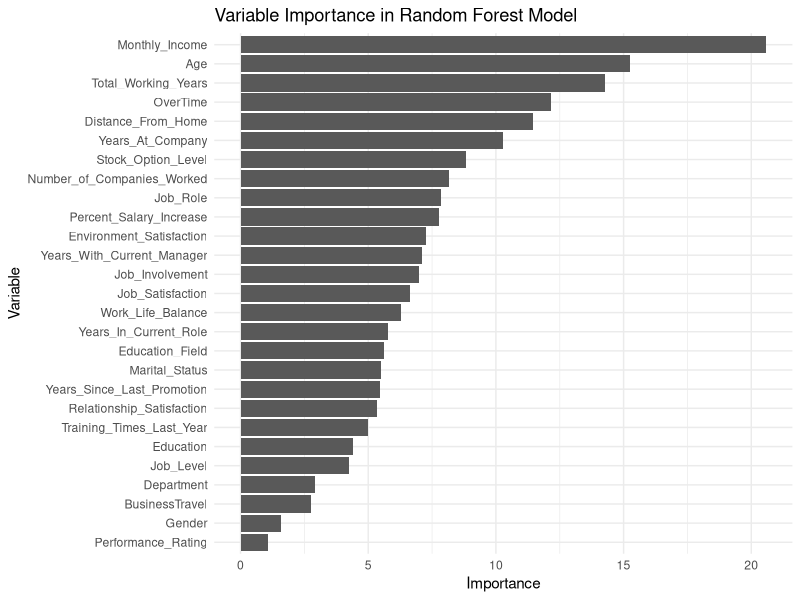
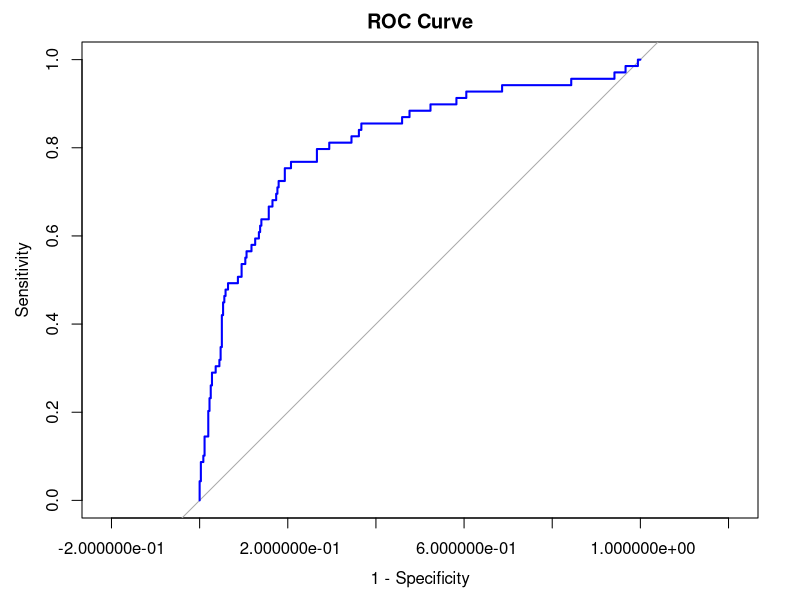

R code for these plots, in order:
## Employee Churn Prediction Model ##

library(caret)
library(ranger)
library(pROC)
library(ggplot2)
library(readxl)

#Random Forest using Ranger package on employee retention
#Load the data
dataset<- read_excel("Pharmaceutical Data.xlsx")
str(dataset)

#Remove irrelevant variables
dataset <- dataset[,-c(8,9,19,24)]

# Renaming columns to remove spaces and non-standard characters
names(dataset) <- gsub(" ", "_", names(dataset))
names(dataset) <- make.names(names(dataset))  # This will ensure all names are valid R variable names


# Convert character columns to factors
categorical_columns <- c("Leaving_the_company", "BusinessTravel", "Department", 
                         "Education_Field", "Gender", "Job_Role", 
                         "Marital_Status", "OverTime")

for (col in categorical_columns) {
  dataset[[col]] <- as.factor(dataset[[col]])
}


# Set the seed for reproducibility
set.seed(123)

# Split the data into training and testing sets
splitIndex <- createDataPartition(dataset$Leaving_the_company, p = .70, list = FALSE, times = 1)
trainData <- dataset[splitIndex, ]
testData  <- dataset[-splitIndex, ]

# Model fitting with ranger
rf_model <- ranger(
  formula         = Leaving_the_company ~ ., 
  data            = trainData, # Use trainData for training
  num.trees       = 280, 
  importance      = 'impurity', 
  classification  = TRUE,
  probability     = TRUE  # Enable probability prediction
)

# Variable Importance Visualization
var_importance <- importance(rf_model)
importance_df <- data.frame(
  Variable = names(var_importance),
  Importance = var_importance
)
importance_df <- importance_df[order(-importance_df$Importance), ]
ggplot(importance_df, aes(x = reorder(Variable, Importance), y = Importance)) +
  geom_bar(stat = "identity") +
  coord_flip() +
  theme_minimal() +
  xlab("Variable") +
  ylab("Importance") +
  ggtitle("Variable Importance in Random Forest Model")

### Model Tuning Step for 'mtry'
# Create a range of mtry values to explore
mtry_values <- round(seq(1, sqrt(ncol(trainData)), length.out = 8))
tuning_results <- data.frame(mtry = integer(), AUC = numeric())

for (mtry_val in mtry_values) {
  set.seed(123)
  # Fit the model with the current mtry value
  model <- ranger(
    formula = Leaving_the_company ~ ., 
    data = trainData, 
    num.trees = 500, 
    mtry = mtry_val, 
    importance = 'impurity',
    classification = TRUE,
    probability = TRUE
  )
  # Predict on the test set
  predictions <- predict(model, data = testData, type = "response")$predictions
  # Calculate AUC
  roc_res <- roc(response = as.factor(testData$Leaving_the_company), predictor = predictions[,2])
  auc_res <- auc(roc_res)
  tuning_results <- rbind(tuning_results, data.frame(mtry = mtry_val, AUC = auc_res))
}

# Determine the best 'mtry' value
best_mtry <- tuning_results[which.max(tuning_results$AUC), "mtry"]
print(best_mtry)

##########################################################
##########################################################
#Refit the model with the best_mtry

#class_weights <- c("No" = 1, "Yes" = 2)  # For example, weighting 'Yes' class three times more than 'No'

# Refit the model using the best mtry value obtained from tuning
refitted_rf_model <- ranger(
  formula = Leaving_the_company ~ ., 
  data = trainData,
  num.trees = 500,
  mtry = best_mtry, # Using the best mtry value from tuning
  importance = 'impurity',
  classification = TRUE,
  probability = TRUE # Ensuring probability estimation is enabled
  #class.weights = class_weights  # Applying the class weights
)

# Predicting with the refitted model
predictions_prob_refit <- predict(refitted_rf_model, data = testData)

# Accessing the predicted probabilities
probabilities_refit <- predictions_prob_refit$predictions

# Convert probabilities to factor predictions based on a threshold
predicted_classes <- ifelse(probabilities_refit[, "Yes"] > 0.3, "Yes", "No")
predicted_classes <- factor(predicted_classes, levels = c("No", "Yes"))

# Actual classes
actual_classes <- as.factor(testData$Leaving_the_company)

# Confusion Matrix
conf_mat <- confusionMatrix(predicted_classes, actual_classes)
print(conf_mat)


# Calculate AUC
roc_res <- roc(response = actual_classes, predictor = probabilities_refit[, "Yes"])
auc_res <- auc(roc_res)
print(auc_res)

# Plot ROC Curve
plot(roc_res, main = "ROC Curve", col = "blue", lwd = 2, legacy.axes = TRUE)


########################################################
#####################CROSS VALIDATION###################

set.seed(123) # For reproducibility

# Create 10-fold cross-validation indices
folds <- createFolds(dataset$Leaving_the_company, k = 10, list = TRUE, returnTrain = TRUE)

# Placeholder for each fold's AUC
auc_list <- numeric(length(folds))

for(i in seq_along(folds)) {
  # Splitting the data into training and testing sets based on folds
  train_indices <- folds[[i]]
  trainData <- dataset[train_indices, ]
  testData <- dataset[-train_indices, ]
  
  # Train the model
  rf_model <- ranger(
    formula = Leaving_the_company ~ ., 
    data = trainData,
    num.trees = 500,
    mtry = 5,
    importance = 'impurity',
    classification = TRUE,
    probability = TRUE
  )
  
  # Predict on the test set
  predictions_prob <- predict(rf_model, data = testData)
  
  # Apply custom threshold to classify predictions
  predicted_classes <- ifelse(predictions_prob$predictions[, "Yes"] > 0.5, "Yes", "No")
  
  # Evaluate the model
  roc_res <- roc(testData$Leaving_the_company, predictions_prob$predictions[, "Yes"])
  auc_list[i] <- auc(roc_res)
}

# Calculate the mean AUC across all folds
mean_auc <- mean(auc_list)
print(paste("Mean AUC across all folds:", mean_auc))
